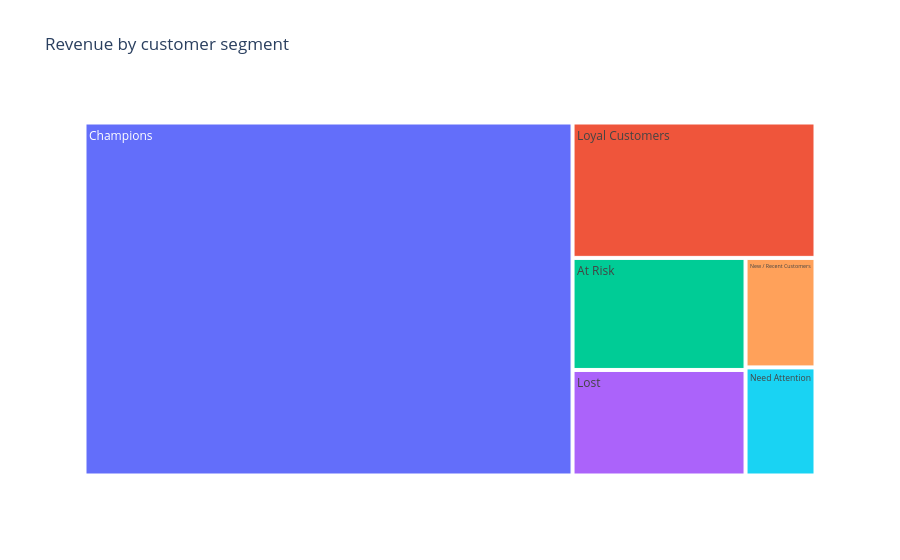

The notebook cell saved with this chart:
### Code cell
fig = px.treemap(seg, path=["Segment"], values="revenue", title="Revenue by customer segment",
                 hover_data={"customers": True, "pct_of_revenue": ":.1f"})
fig.write_html("charts/interactive_segments_treemap.html", include_plotlyjs="cdn")
fig.show()

### Figure 1 — Plotly figure (JSON) as saved in the notebook; plotly's stock layout.template omitted (floating-point values rounded to 4 significant figures)
{"data": [{"branchvalues": "total", "customdata": [["1023", "66.76405029548326"], ["591", "12.746480380615967"], ["384", "7.51374511886161"], ["1340", "7.075933023322823"], ["517", "2.9696276206700722"], ["478", "2.9301635610462835"]], "domain": {"x": [0.0, 1.0], "y": [0.0, 1.0]}, "hovertemplate": "labels=%{label}<br>revenue=%{value}<br>parent=%{parent}<br>id=%{id}<br>customers=%{customdata[0]}<br>pct_of_revenue=%{customdata[1]:.1f}<extra></extra>", "ids": ["Champions", "Loyal Customers", "At Risk", "Lost", "New / Recent Customers", "Need Attention"], "labels": ["Champions", "Loyal Customers", "At Risk", "Lost", "New / Recent Customers", "Need Attention"], "name": "", "parents": ["", "", "", "", "", ""], "type": "treemap", "values": [5669000.0, 1082000.0, 638000.0, 600900.0, 252200.0, 248800.0]}], "layout": {"legend": {"tracegroupgap": 0}, "title": {"text": "Revenue by customer segment"}}}
